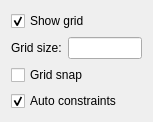
<?xml version="1.0" encoding="UTF-8"?>
<ui version="4.0">
 <class>SketcherGui::TaskSketcherGeneral</class>
 <widget class="QWidget" name="SketcherGui::TaskSketcherGeneral">
  <property name="geometry">
   <rect>
    <x>0</x>
    <y>0</y>
    <width>153</width>
    <height>115</height>
   </rect>
  </property>
  <property name="windowTitle">
   <string>Form</string>
  </property>
  <layout class="QVBoxLayout" name="verticalLayout">
   <item>
    <widget class="QCheckBox" name="checkBoxShowGrid">
     <property name="text">
      <string>Show grid</string>
     </property>
     <property name="checked">
      <bool>true</bool>
     </property>
    </widget>
   </item>
   <item>
    <layout class="QHBoxLayout" name="horizontalLayout">
     <item>
      <widget class="QLabel" name="label">
       <property name="text">
        <string>Grid size:</string>
       </property>
      </widget>
     </item>
     <item>
       <widget class="Gui::InputField" name="gridSize">
         <property name="unit" stdset="0">
           <string>mm</string>
         </property>
         <property name="decimals" stdset="0">
           <number>3</number>
         </property>
         <property name="maximum" stdset="0">
           <double>99999999.0</double>
         </property>
         <property name="minimum" stdset="0">
           <double>0.2</double>
         </property>
         <property name="singleStep" stdset="0">
           <double>1.000000000000000</double>
         </property>
         <property name="value" stdset="0">
           <double>0.0000001</double>
         </property>
       </widget>
     </item>
    </layout>
   </item>
   <item>
    <widget class="QCheckBox" name="checkBoxGridSnap">
     <property name="enabled">
      <bool>true</bool>
     </property>
     <property name="text">
      <string>Grid snap</string>
     </property>
    </widget>
   </item>
   <item>
    <widget class="QCheckBox" name="checkBoxAutoconstraints">
     <property name="enabled">
      <bool>true</bool>
     </property>
     <property name="text">
      <string>Auto constraints</string>
     </property>
     <property name="checked">
      <bool>true</bool>
     </property>
    </widget>
   </item>
  </layout>
 </widget>
 <resources/>
  <customwidgets>
    <customwidget>
      <class>Gui::InputField</class>
      <extends>QLineEdit</extends>
      <header>Gui/InputField.h</header>
    </customwidget>
  </customwidgets>

  <connections/>
</ui>
